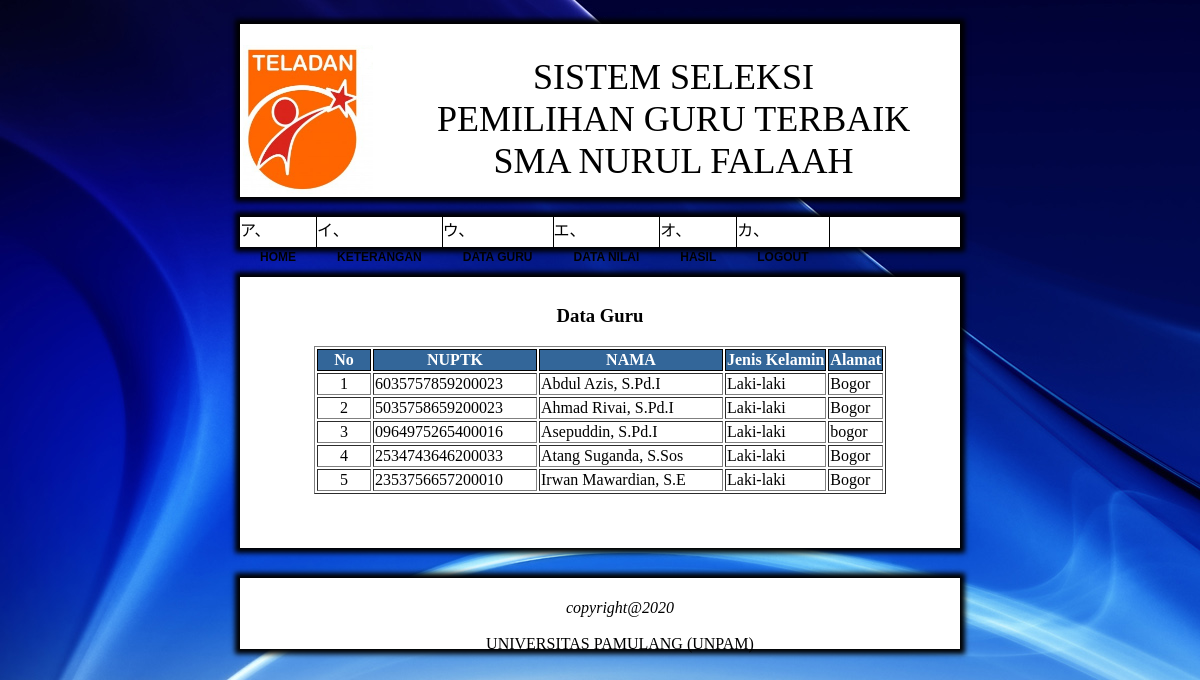
/guru/data_guru.php (signed in), run on the app's committed database.
### tables this page shows
CREATE TABLE IF NOT EXISTS `guru` (
`id_guru` int(5) NOT NULL,
  `id_kriteria` int(2) DEFAULT NULL,
  `nuptk` varchar(16) NOT NULL,
  `nama` varchar(55) NOT NULL,
  `gender` varchar(30) NOT NULL,
  `alamat` text NOT NULL
);

### guru/data_guru.php (the view, shortened to what this page needs)
<?php
if (isset($_SESSION['level']))
{
   if ($_SESSION['level'] == "admin")
   {
echo
"<script language='javascript'>
alert('Konten untuk user');
document.location='../admin/home.php';
</script>";
   }
   else if ($_SESSION['level'] == "user")
   {
?>
<html>
<head>
<link href="../css/style.css" type="text/css" rel="stylesheet" />
</head>
<body>
<div id="container">
<?php include "header.php"; ?>
<div class="conten">
<?php
$sql = mysqli_query($GLOBALS["___mysqli_ston"], "SELECT * FROM guru");
	echo "<center><H3>Data Guru</H3></center>
	<table border='1' align='center'>
		<tr>
			<th width='50'>No</th>
			<th width='160'>NUPTK</th>
			<th width='180'>NAMA</th>
			<th>Jenis Kelamin</th>
			<th>Alamat</th>
		</tr>
		";
		$no = 1;
	while ($dt = mysqli_fetch_array($sql)) {
	?>
		<tr>
			<td  align='center' ><?php echo $no;?></td>
			<td><?php echo $dt['nuptk'];?></td>
			<td><?php echo $dt['nama'];?></td>
			<td ><?php echo $dt['gender'];?></td>
			<td><?php echo $dt['alamat'];?></td>
		</tr>
	<?php
	$no++;
	}
	echo "</table>";
	echo "<br>";
	?>
	<br><br>
</div>
<?php include "footer.php"; ?>
</div>
<br><br>
</body>
</html>
<?php
}
}
else
{
	?><script language="javascript">
	alert("Silahkan login terlebih dahulu");
	document.location="../login.php";
	</script>
	<?php
}
?>

### css/style.css (style rules this page uses)
body { background-image:url(../img/bg.jpg); background-attachment:fixed; background-repeat:repeat; }
TH { color : #FFFFFF; background-color : #336699; border-width: 1px ; border-style:solid; border-color :black; }
#container { margin-top:2%; margin-left:12%; margin-right:12%; margin-bottom:auto; background-color:no; height:auto; }
.conten { background-color:white; height:auto; margin-top:30px; margin-left:10%; margin-right:10%; padding-top:10px; -moz-box-shadow: 0 0 5px 5px black; -webkit-box-shadow: 0 0 5px 5px black; box-shadow: 0 0 5px 5px black; }

### data on the page
guru: nuptk "6035757859200023", nama "Abdul Azis, S.Pd.I", gender "Laki-laki", alamat "Bogor"
guru: nuptk "5035758659200023", nama "Ahmad Rivai, S.Pd.I", gender "Laki-laki", alamat "Bogor"
guru: nuptk "0964975265400016", nama "Asepuddin, S.Pd.I", gender "Laki-laki", alamat "bogor"
guru: nuptk "2534743646200033", nama "Atang Suganda, S.Sos", gender "Laki-laki", alamat "Bogor"
guru: nuptk "2353756657200010", nama "Irwan Mawardian, S.E", gender "Laki-laki", alamat "Bogor"
